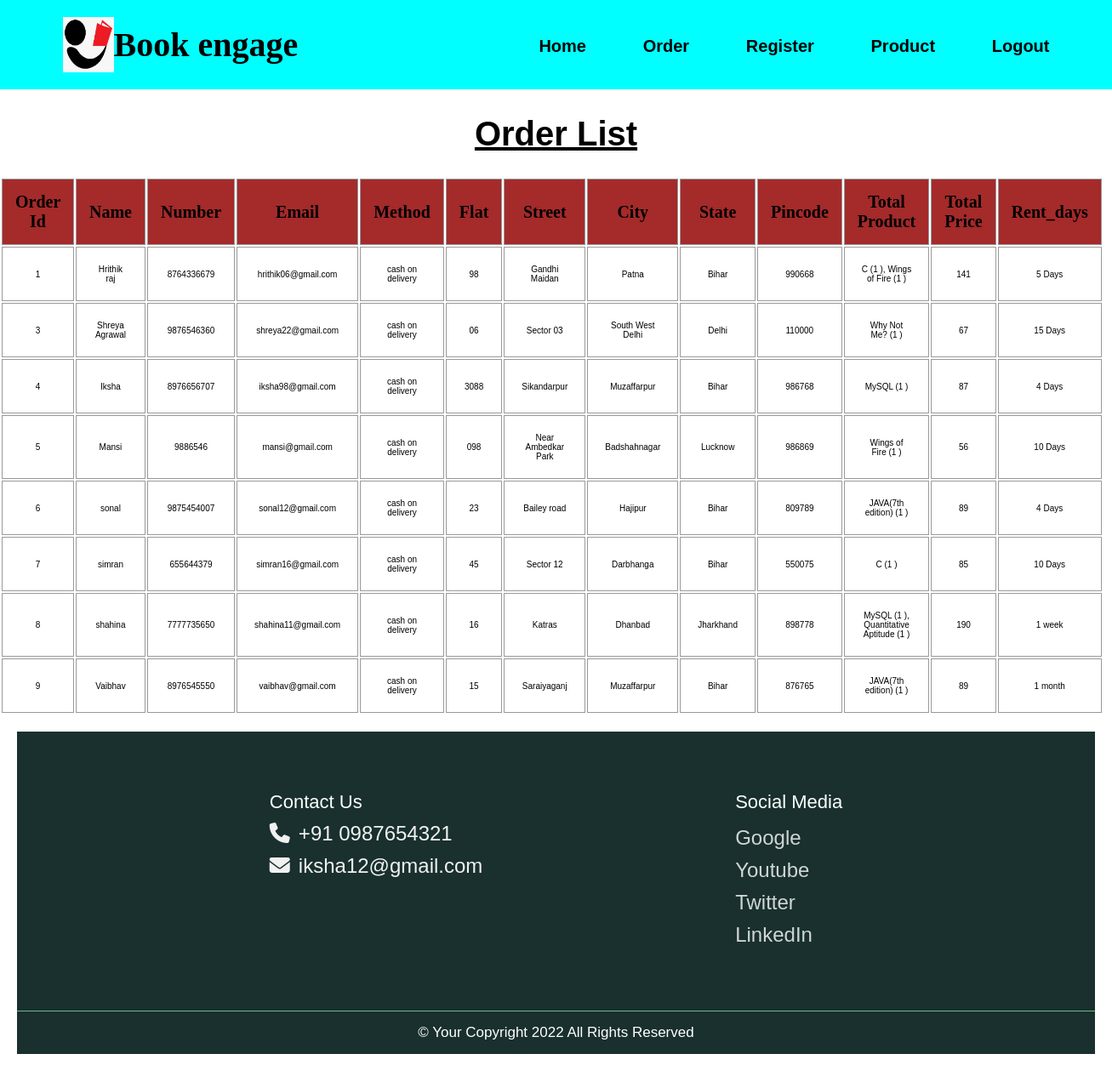
Screenshot of /adminpages/Orderlist.php with the database file from the repository.
### tables this page shows
CREATE TABLE `rent` (
  `id` int NOT NULL AUTO_INCREMENT,
  `name` varchar(100) DEFAULT NULL,
  `number` char(11) DEFAULT NULL,
  `email` varchar(100) DEFAULT NULL,
  `mode` varchar(50) DEFAULT NULL,
  `flat` varchar(100) DEFAULT NULL,
  `street` varchar(100) DEFAULT NULL,
  `city` varchar(100) DEFAULT NULL,
  `state` varchar(100) DEFAULT NULL,
  `pin_code` int DEFAULT NULL,
  `total_products` varchar(200) DEFAULT NULL,
  `total_price` float DEFAULT NULL,
  `Rent_days` varchar(50) DEFAULT NULL,
  PRIMARY KEY (`id`)
);

### adminpages/Orderlist.php (the view, shortened to what this page needs)
<!DOCTYPE html>
<html lang="en">
<head>
    <link rel="stylesheet" href="https://cdnjs.cloudfare.com/ajax/libs/font-awesome/4.7.0/css/font-awesome.min.css">
    <link rel="stylesheet" href="admin.css">
</head>
<body>
<header class="header">
    <div class="flex">
      <img src="Logo.jpg" alt="" width="60px" height="65px">
        <a href="#" class="logo">Book engage</a>
        <nav class="navbar">
            <a href="admin2ndpage.php">Home</a>
            <a href="#">Order</a>
            <a href="registerlist.php">Register</a>
            <a href="adminproduct.php">Product</a>
            <a href="./adminlogin.php">Logout</a>
        </nav>
    </div>
</header>
<div class="contain">
  <center><h1><u><b>Order List</b></u></h1></center>
</div>
<br>
<div>
  <?php
  include 'adminConnection.php';
  $sql = "SELECT * FROM rent";
  $result = $con->query($sql);
  if($result->num_rows>0) {
      echo '<table class="list" border="15" width="99%">';
      echo "<tr>";
      echo "    <th>Order Id </th>\t";
      echo "    <th>Name</th>";
      echo "    <th>Number</th>";
      echo "    <th>Email</th>";
      echo "    <th>Method</th>";
      echo "    <th>Flat</th>";
      echo "    <th>Street</th>";
      echo "    <th>City</th>";
      echo "    <th>State</th>";
      echo "    <th>Pincode</th>";
      echo "    <th>Total Product</th>";
      echo "    <th>Total Price</th>";
      echo "    <th>Rent_days</th>";
      echo "</tr>";
      while($row = $result->fetch_assoc()) {
          echo "<tr>";
                echo '    <td>' . $row["id"] . '</td>';
                echo '    <td>' . $row["name"] . '</td>';
                echo '    <td>' . $row["number"] . '</td>';
                echo '    <td>' . $row["email"] . '</td>';
                echo '    <td>' . $row["mode"] . '</td>';
                echo '    <td>' . $row["flat"] . '</td>';
                echo '    <td>' . $row["street"] . '</td>';
                echo '    <td>' . $row["city"] . '</td>';
                echo '    <td>' . $row["state"] . '</td>';
                echo '    <td>' . $row["pin_code"] . '</td>';
                echo '    <td>' . $row["total_products"] . '</td>';
                echo '    <td>' . $row["total_price"] . '</td>';
                echo '    <td>' . $row["Rent_days"] . '</td>';
          echo "</tr>";
      }
      echo "</table>";
  } else {
      echo "No data found";
  }
  ?>
</div>
</body>
<footerr> <?php include 'adminfooterr.html';?> </footerr>
</html>

### adminpages/admin.css (style rules this page uses)
:root { --purple:#8e44ad; --red:#c0392b; --orange:#f39c12; --black:#333; --white:#fff; --light-color:#666; --light-white:#ccc; --light-bg:#f5f5f5; --border:0.5rem solid var(--black); --box-shadow:0.5rem 0.5rem rgba(0,0,0,.1); }
* { font-family: 'Rubik', sans-serif; margin: 0; padding: 0; box-sizing: border-box; outline: none; border: none; text-decoration: none; transition: all .2s linear; }
html { font-size: 62.5%; overflow-x: hidden; }
section { padding: 2rem; }
.header { background-color: aqua; position: sticky; top: 0;left: 0; z-index: 1000; }
.header .flex { display: flex; align-items: center; padding: 2rem 2rem; max-width: 1200px; margin: 0 auto; }
.header .flex .logo { margin-right: auto; font-family:Georgia, 'Times New Roman', Times, serif; font-weight:bolder; font-size: 4rem; color:black; }
.header .flex .navbar a { margin-left: 6rem; font-size: 2rem; font-weight: bold; color: black; }
.contain h1 { font-size: 40px; font-family:Arial, Helvetica, sans-serif ; text-decoration: underline; margin-top: 30px; text-align:center; color:black; }
td, th { border: 1px solid #999; padding: 20px; font-size: x-small; text-align: center; }
th { background: brown; color: black; font-weight:900; font-family:Cambria, Cochin, Georgia, Times, 'Times New Roman', serif; font-size: 20px; border-radius: 0; position: sticky; top: 0; padding: 15px; }
* { margin: 0px; padding: 0px; }

### adminpages/adminfooter.css (style rules this page uses)
* { margin:0; padding:0; box-sizing:border-box; }
body { font-family: 'Montserrat', sans-serif; font-size: x-large; }
.main-footer { padding: 70px 0; display: flex; justify-content: space-evenly; background-color: #19302E; }
.main-footer ul { list-style: none; }
.main-footer h1 { font-size: 22px; line-height: 117%; color: #ffffff; margin-bottom: 10px; font-weight: 500; }
.main-footer ul li a { color: #ffffffcc; text-decoration:none; }
footer { background-color: #19302E; border-top: 1px solid #6EB981; font-size: 17px; padding: 15px 5px; color: #ffffff; text-align: center; }
.contact-details li { list-style: none; margin: 10px 0; }
.contact-details li a { text-decoration:none; color: #f1f1f1; }
.contact-details .fa { color: #f1f1f1; margin-right: 10px; }
.com ul li { padding:5px 0; }

### rows the page displays
rent: id "1", name "Hrithik raj", number "8764336679", email "hrithik06@gmail.com", mode "cash on delivery", flat "98", street "Gandhi Maidan", city "Patna", state "Bihar", pin_code "990668", total_products "C (1 ), Wings of Fire (1 )", total_price "141", Rent_days "5 Days"
rent: id "3", name "Shreya Agrawal", number "9876546360", email "shreya22@gmail.com", mode "cash on delivery", flat "06", street "Sector 03", city "South West Delhi", state "Delhi", pin_code "110000", total_products "Why Not Me? (1 )", total_price "67", Rent_days "15 Days"
rent: id "4", name "Iksha", number "8976656707", email "iksha98@gmail.com", mode "cash on delivery", flat "3088", street "Sikandarpur", city "Muzaffarpur", state "Bihar", pin_code "986768", total_products "MySQL (1 )", total_price "87", Rent_days "4 Days"
rent: id "5", name "Mansi", number "9886546", email "mansi@gmail.com", mode "cash on delivery", flat "098", street "Near Ambedkar Park", city "Badshahnagar", state "Lucknow", pin_code "986869", total_products "Wings of Fire (1 )", total_price "56", Rent_days "10 Days"
rent: id "6", name "sonal", number "9875454007", email "sonal12@gmail.com", mode "cash on delivery", flat "23", street "Bailey road", city "Hajipur", state "Bihar", pin_code "809789", total_products "JAVA(7th edition) (1 )", total_price "89", Rent_days "4 Days"
rent: id "7", name "simran", number "655644379", email "simran16@gmail.com", mode "cash on delivery", flat "45", street "Sector 12", city "Darbhanga", state "Bihar", pin_code "550075", total_products "C (1 )", total_price "85", Rent_days "10 Days"
rent: id "8", name "shahina", number "7777735650", email "shahina11@gmail.com", mode "cash on delivery", flat "16", street "Katras", city "Dhanbad", state "Jharkhand", pin_code "898778", total_products "MySQL (1 ), Quantitative Aptitude (1 )", total_price "190", Rent_days "1 week"
rent: id "9", name "Vaibhav", number "8976545550", email "vaibhav@gmail.com", mode "cash on delivery", flat "15", street "Saraiyaganj", city "Muzaffarpur", state "Bihar", pin_code "876765", total_products "JAVA(7th edition) (1 )", total_price "89", Rent_days "1 month"
